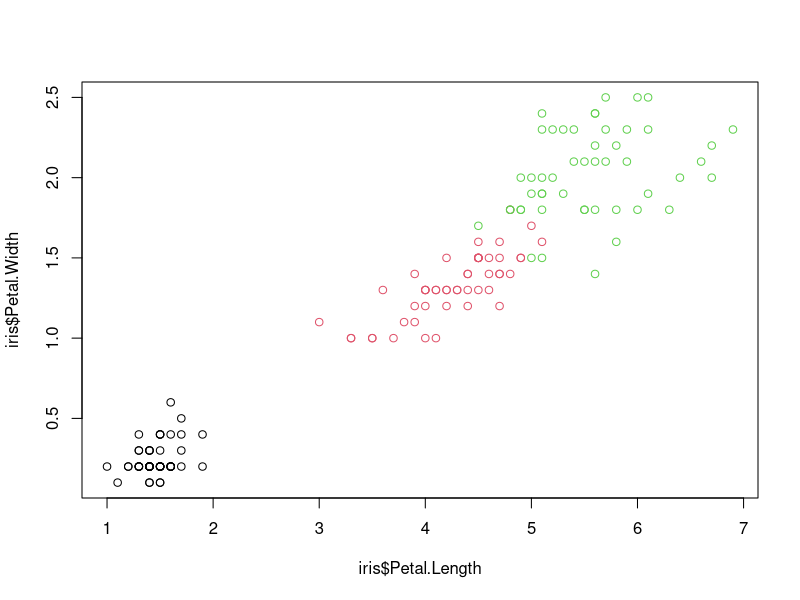
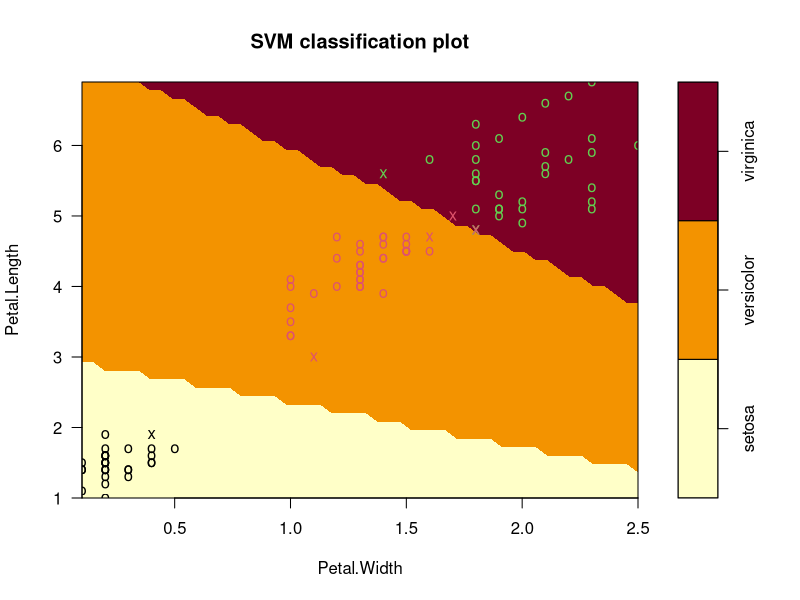
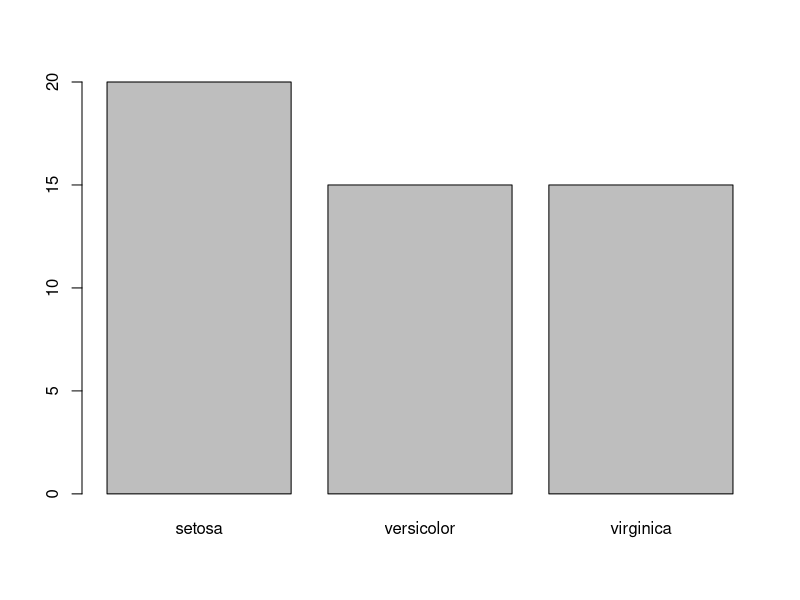

Write the R code that produced these figures, in order.
# library e1071 has functions for latent class analysis, short time Fourier transform, fuzzy clustering, 
# support vector machines, shortest path computation, bagged clustering, naive Bayes classifier etc...

library(e1071)
data(iris)
head(iris)

plot(iris$Petal.Length, iris$Petal.Width, col = iris$Species)

col <- c("Petal.Length", "Petal.Width","Species")
# gives 100 samples between 1 to 150

s <- sample(150,100)

iris_train <- iris[s,col]
iris_test <- iris[-s,col]

svmfit <- svm(Species~.,data = iris_train, kernel = "linear", cost = 100, scale = FALSE)

plot(svmfit,iris_train[,col])

tuned <-  tune(svm, Species~., data = iris_train, kernel = "linear", ranges = list(cost= c(0.01,0.1,1,10,100)))
summary(tuned)

p <- predict(svmfit, iris_test[,col],type = "class")

plot(p)
table(p,iris_test[,3])
mean(p==iris_test[,3])